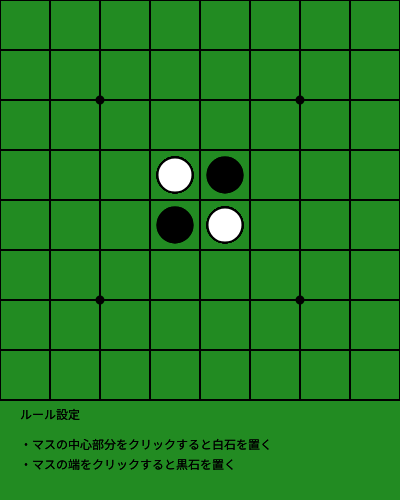
Frame 1 (no input)
Frame 60 (no input): identical to frame 1, image omitted
Frame 120 (the mouse pressed at the canvas centre since frame 60): identical to frame 1, image omitted

The p5.js sketch that drew this single still picture (run headless with seeded random() and noise() and a simulated clock; from frame 60 on, the mouse is pressed at the canvas centre):

// p5.js sketch
// ── sketch.js
//オセロゲーム
let size;
let x,y,w,z;
let Clicked1W,Clicked1B,Clicked2W,Clicked2B,Clicked3W,Clicked3B,Clicked4W,Clicked4B,Clicked5W,Clicked5B,Clicked6W,Clicked6B,Clicked7W,Clicked7B,Clicked8W,Clicked8B;
let Clicked9W,Clicked9B,Clicked10W,Clicked10B,Clicked11W,Clicked11B,Clicked12W,Clicked12B,Clicked13W,Clicked13B,Clicked14W,Clicked14B,Clicked15W,Clicked15B,Clicked16W,Clicked16B;
let Clicked17W,Clicked17B,Clicked18W,Clicked18B,Clicked19W,Clicked19B,Clicked20W,Clicked20B,Clicked21W,Clicked21B,Clicked22W,Clicked22B,Clicked23W,Clicked23B,Clicked24W,Clicked24B;
let Clicked25W,Clicked25B,Clicked26W,Clicked26B,Clicked27W,Clicked27B,Clicked28W,Clicked28B,Clicked29W,Clicked29B,Clicked30W,Clicked30B,Clicked31W,Clicked31B,Clicked32W,Clicked32B;
let Clicked33W,Clicked33B,Clicked34W,Clicked34B,Clicked35W,Clicked35B,Clicked36W,Clicked36B,Clicked37W,Clicked37B,Clicked38W,Clicked38B,Clicked39W,Clicked39B,Clicked40W,Clicked40B;
let Clicked41W,Clicked41B,Clicked42W,Clicked42B,Clicked43W,Clicked43B,Clicked44W,Clicked44B,Clicked45W,Clicked45B,Clicked46W,Clicked46B,Clicked47W,Clicked47B,Clicked48W,Clicked48B;
let Clicked49W,Clicked49B,Clicked50W,Clicked50B,Clicked51W,Clicked51B,Clicked52W,Clicked52B,Clicked53W,Clicked53B,Clicked54W,Clicked54B,Clicked55W,Clicked55B,Clicked56W,Clicked56B;
let Clicked57W,Clicked57B,Clicked58W,Clicked58B,Clicked59W,Clicked59B,Clicked60W,Clicked60B,Clicked61W,Clicked61B,Clicked62W,Clicked62B,Clicked63W,Clicked63B,Clicked64W,Clicked64B;


function setup(){
  createCanvas(400,500);
  background(34,139,34);
  size = width/8
  for (let i = 0; i < 9; i ++){
    for(let j = 0; j < 9; j ++){
     strokeWeight(2);
     line(size * i , 0, size * i, 400);
     line(0,size * i, 400, size * i);

    if(i == 2 && j == 2 || i == 2 && j == 6 || i == 6 && j == 2 || i == 6 && j == 6){
      fill(0);
      ellipse(i * size, j * size , 7);
      }

    if(i == 3 || i == 4){
      fill(255,255,255);
      ellipse(i * size +　size /2, i * size +size/2,35)

    if(i == 3 && j == 4 || i == 4 && j == 3){
      fill(0);
      ellipse(i * size + size /2, j * size + size/2,35);
      ellipse(j * size + size /2, i * size + size /2,35);

    fill(0);
    text("ルール設定",20,410,30);
    text("・マスの中心部分をクリックすると白石を置く",20,440,30);
    text("・マスの端をクリックすると黒石を置く",20,460,30);
    }

    }
  }
  }
}

function mouseClicked (){
  Clicked1W = dist(size/2, size/2,x,y)<10
  Clicked1B = dist(size/2, size/2,x,y)>10 && dist(size /2, size/2,x,y)<25
  Clicked2W = dist(size + size /2, size/2,x,y)<10
  Clicked2B = dist(size + size /2, size/2,x,y)>10 && dist(size + size /2,size/2,x,y)<25
  Clicked3W = dist(2*size+size/2,size/2,x,y)<10
  Clicked3B = dist(2*size+size/2,size/2,x,y)>10 && dist(2*size+size/2,size/2,x,y)<25
  Clicked4W = dist(3*size+size/2,size/2,x,y)<10
  Clicked4B = dist(3*size+size/2,size/2,x,y)>10 && dist(3*size+size/2,size/2,x,y)<25
  Clicked5W = dist(4*size+size/2,size/2,x,y)<10
  Clicked5B = dist(4*size+size/2,size/2,x,y)>10 && dist(4*size+size/2,size/2,x,y)<25
  Clicked6W = dist(5*size+size/2,size/2,x,y)<10
  Clicked6B = dist(5*size+size/2,size/2,x,y)>10 && dist(5*size+size/2,size/2,x,y)<25
  Clicked7W = dist(6*size+size/2,size/2,x,y)<10
  Clicked7B = dist(6*size+size/2,size/2,x,y)>10 && dist(6*size+size/2,size/2,x,y)<25
  Clicked8W = dist(7*size+size/2,size/2,x,y)<10
  Clicked8B = dist(7*size+size/2,size/2,x,y)>10 && dist(7*size+size/2,size/2,x,y)<25
  Clicked9W = dist(size/2,size+size/2,x,y)<10
  Clicked9B = dist(size/2,size+size/2,x,y)>10 && dist(size/2,size+size/2,x,y)<25
  Clicked10W = dist(size + size/2,size+size/2,x,y)<10
  Clicked10B = dist(size + size/2,size+size/2,x,y)>10 && dist(size + size/2,size+size/2,x,y)<25
  Clicked11W = dist(2*size+size/2,size+size/2,x,y)<10
  Clicked11B = dist(2*size+size/2,size+size/2,x,y)>10 && dist(2*size+size/2,size+size/2,x,y)<25
  Clicked12W = dist(3*size+size/2,size+size/2,x,y)<10
  Clicked12B = dist(3*size+size/2,size+size/2,x,y)>10 && dist(3*size+size/2,size+size/2,x,y)<25
  Clicked13W = dist(4*size+size/2,size+size/2,x,y)<10
  Clicked13B = dist(4*size+size/2,size+size/2,x,y)>10 && dist(4*size+size/2,size+size/2,x,y)<25
  Clicked14W = dist(5*size+size/2,size+size/2,x,y)<10
  Clicked14B = dist(5*size+size/2,size+size/2,x,y)>10 && dist(5*size+size/2,size+size/2,x,y)<25
  Clicked15W = dist(6*size+size/2,size+size/2,x,y)<10
  Clicked15B = dist(6*size+size/2,size+size/2,x,y)>10 && dist(6*size+size/2,size+size/2,x,y)<25
  Clicked16W = dist(7*size+size/2,size+size/2,x,y)<10
  Clicked16B = dist(7*size+size/2,size+size/2,x,y)>10 && dist(7*size+size/2,size+size/2,x,y)<25
  Clicked17W = dist(size/2,2*size+size/2,x,y)<10
  Clicked17B = dist(size/2,2*size+size/2,x,y)>10 && dist(size/2,2*size+size/2,x,y)<25
  Clicked18W = dist(size+size/2,2*size+size/2,x,y)<10
  Clicked18B = dist(size+size/2,2*size+size/2,x,y)>10 && dist(size+size/2,2*size+size/2,x,y)<25
  Clicked19W = dist(2*size+size/2,2*size+size/2,x,y)<10
  Clicked19B = dist(2*size+size/2,2*size+size/2,x,y)>10 && dist(2*size+size/2,2*size+size/2,x,y)<25
  Clicked20W = dist(3*size+size/2,2*size+size/2,x,y)<10
  Clicked20B = dist(3*size+size/2,2*size+size/2,x,y)>10 && dist(3*size+size/2,2*size+size/2,x,y)<25
  Clicked21W = dist(4*size+size/2,2*size+size/2,x,y)<10
  Clicked21B = dist(4*size+size/2,2*size+size/2,x,y)>10 && dist(4*size+size/2,2*size+size/2,x,y)<25
  Clicked22W = dist(5*size+size/2,2*size+size/2,x,y)<10
  Clicked22B = dist(5*size+size/2,2*size+size/2,x,y)>10 && dist(5*size+size/2,2*size+size/2,x,y)<25
  Clicked23W = dist(6*size+size/2,2*size+size/2,x,y)<10
  Clicked23B = dist(6*size+size/2,2*size+size/2,x,y)>10 && dist(6*size+size/2,2*size+size/2,x,y)<25
  Clicked24W = dist(7*size+size/2,2*size+size/2,x,y)<10
  Clicked24B = dist(7*size+size/2,2*size+size/2,x,y)>10 && dist(7*size+size/2,2*size+size/2,x,y)<25
  Clicked25W = dist(size/2,3*size+size/2,x,y)<10
  Clicked25B = dist(size/2,3*size+size/2,x,y)>10 && dist(size/2,3*size+size/2,x,y)<25
  Clicked26W = dist(size+size/2,3*size+size/2,x,y)<10
  Clicked26B = dist(size+size/2,3*size+size/2,x,y)>10 && dist(size+size/2,3*size+size/2,x,y)<25
  Clicked27W = dist(2*size+size/2,3*size+size/2,x,y)<10
  Clicked27B = dist(2*size+size/2,3*size+size/2,x,y)>10 && dist(2*size+size/2,3*size+size/2,x,y)<25
  Clicked28W = dist(3*size+size/2,3*size+size/2,x,y)<10
  Clicked28B = dist(3*size+size/2,3*size+size/2,x,y)>10 && dist(3*size+size/2,3*size+size/2,x,y)<25
  Clicked29W = dist(4*size+size/2,3*size+size/2,x,y)<10
  Clicked29B = dist(4*size+size/2,3*size+size/2,x,y)>10 && dist(4*size+size/2,3*size+size/2,x,y)<25
  Clicked30W = dist(5*size+size/2,3*size+size/2,x,y)<10
  Clicked30B = dist(5*size+size/2,3*size+size/2,x,y)>10 && dist(5*size+size/2,3*size+size/2,x,y)<25
  Clicked31W = dist(6*size+size/2,3*size+size/2,x,y)<10
  Clicked31B = dist(6*size+size/2,3*size+size/2,x,y)>10 && dist(6*size+size/2,3*size+size/2,x,y)<25
  Clicked32W = dist(7*size+size/2,3*size+size/2,x,y)<10
  Clicked32B = dist(7*size+size/2,3*size+size/2,x,y)>10 && dist(7*size+size/2,3*size+size/2,x,y)<25
  Clicked33W = dist(size/2,4*size+size/2,x,y)<10
  Clicked33B = dist(size/2,4*size+size/2,x,y)>10 && dist(size/2,4*size+size/2,x,y)<25
  Clicked34W = dist(size+size/2,4*size+size/2,x,y)<10
  Clicked34B = dist(size+size/2,4*size+size/2,x,y)>10 && dist(size+size/2,4*size+size/2,x,y)<25
  Clicked35W = dist(2*size+size/2,4*size+size/2,x,y)<10
  Clicked35B = dist(2*size+size/2,4*size+size/2,x,y)>10 && dist(2*size+size/2,4*size+size/2,x,y)<25
  Clicked36W = dist(3*size+size/2,4*size+size/2,x,y)<10
  Clicked36B = dist(3*size+size/2,4*size+size/2,x,y)>10 && dist(3*size+size/2,4*size+size/2,x,y)<25
  Clicked37W = dist(4*size+size/2,4*size+size/2,x,y)<10
  Clicked37B = dist(4*size+size/2,4*size+size/2,x,y)>10 && dist(4*size+size/2,4*size+size/2,x,y)<25
  Clicked38W = dist(5*size+size/2,4*size+size/2,x,y)<10
  Clicked38B = dist(5*size+size/2,4*size+size/2,x,y)>10 && dist(5*size+size/2,4*size+size/2,x,y)<25
  Clicked39W = dist(6*size+size/2,4*size+size/2,x,y)<10
  Clicked39B = dist(6*size+size/2,4*size+size/2,x,y)>10 && dist(6*size+size/2,4*size+size/2,x,y)<25
  Clicked40W = dist(7*size+size/2,4*size+size/2,x,y)<10
  Clicked40B = dist(7*size+size/2,4*size+size/2,x,y)>10 && dist(7*size+size/2,4*size+size/2,x,y)<25
  Clicked41W = dist(size/2,5*size+size/2,x,y)<10
  Clicked41B = dist(size/2,5*size+size/2,x,y)>10 && dist(size/2,5*size+size/2,x,y)<25
  Clicked42W = dist(size+size/2,5*size+size/2,x,y)<10
  Clicked42B = dist(size+size/2,5*size+size/2,x,y)>10 && dist(size+size/2,5*size+size/2,x,y)<25
  Clicked43W = dist(2*size+size/2,5*size+size/2,x,y)<10
  Clicked43B = dist(2*size+size/2,5*size+size/2,x,y)>10 && dist(2*size+size/2,5*size+size/2,x,y)<25
  Clicked44W = dist(3*size+size/2,5*size+size/2,x,y)<10
  Clicked44B = dist(3*size+size/2,5*size+size/2,x,y)>10 && dist(3*size+size/2,5*size+size/2,x,y)<25
  Clicked45W = dist(4*size+size/2,5*size+size/2,x,y)<10
  Clicked45B = dist(4*size+size/2,5*size+size/2,x,y)>10 && dist(4*size+size/2,5*size+size/2,x,y)<25
  Clicked46W = dist(5*size+size/2,5*size+size/2,x,y)<10
  Clicked46B = dist(5*size+size/2,5*size+size/2,x,y)>10 && dist(5*size+size/2,5*size+size/2,x,y)<25
  Clicked47W = dist(6*size+size/2,5*size+size/2,x,y)<10
  Clicked47B = dist(6*size+size/2,5*size+size/2,x,y)>10 && dist(6*size+size/2,5*size+size/2,x,y)<25
  Clicked48W = dist(7*size+size/2,5*size+size/2,x,y)<10
  Clicked48B = dist(7*size+size/2,5*size+size/2,x,y)>10 && dist(7*size+size/2,5*size+size/2,x,y)<25
  Clicked49W = dist(size/2,6*size+size/2,x,y)<10
  Clicked49B = dist(size/2,6*size+size/2,x,y)>10 && dist(size/2,6*size+size/2,x,y)<25
  Clicked50W = dist(size+size/2,6*size+size/2,x,y)<10
  Clicked50B = dist(size+size/2,6*size+size/2,x,y)>10 && dist(size+size/2,6*size+size/2,x,y)<25
  Clicked51W = dist(2*size+size/2,6*size+size/2,x,y)<10
  Clicked51B = dist(2*size+size/2,6*size+size/2,x,y)>10 && dist(2*size+size/2,6*size+size/2,x,y)<25
  Clicked52W = dist(3*size+size/2,6*size+size/2,x,y)<10
  Clicked52B = dist(3*size+size/2,6*size+size/2,x,y)>10 && dist(3*size+size/2,6*size+size/2,x,y)<25
  Clicked53W = dist(4*size+size/2,6*size+size/2,x,y)<10
  Clicked53B = dist(4*size+size/2,6*size+size/2,x,y)>10 && dist(4*size+size/2,6*size+size/2,x,y)<25
  Clicked54W = dist(5*size+size/2,6*size+size/2,x,y)<10
  Clicked54B = dist(5*size+size/2,6*size+size/2,x,y)>10 && dist(5*size+size/2,6*size+size/2,x,y)<25
  Clicked55W = dist(6*size+size/2,6*size+size/2,x,y)<10
  Clicked55B = dist(6*size+size/2,6*size+size/2,x,y)>10 && dist(6*size+size/2,6*size+size/2,x,y)<25
  Clicked56W = dist(7*size+size/2,6*size+size/2,x,y)<10
  Clicked56B = dist(7*size+size/2,6*size+size/2,x,y)>10 && dist(7*size+size/2,6*size+size/2,x,y)<25
  Clicked57W = dist(size/2,7*size+size/2,x,y)<10
  Clicked57B = dist(size/2,7*size+size/2,x,y)>10 && dist(size/2,7*size+size/2,x,y)<25
  Clicked58W = dist(size+size/2,7*size+size/2,x,y)<10
  Clicked58B = dist(size+size/2,7*size+size/2,x,y)>10 && dist(size+size/2,7*size+size/2,x,y)<25
  Clicked59W = dist(2*size+size/2,7*size+size/2,x,y)<10
  Clicked59B = dist(2*size+size/2,7*size+size/2,x,y)>10 && dist(2*size+size/2,7*size+size/2,x,y)<25
  Clicked60W = dist(3*size+size/2,7*size+size/2,x,y)<10
  Clicked60B = dist(3*size+size/2,7*size+size/2,x,y)>10 && dist(3*size+size/2,7*size+size/2,x,y)<25
  Clicked61W = dist(4*size+size/2,7*size+size/2,x,y)<10
  Clicked61B = dist(4*size+size/2,7*size+size/2,x,y)>10 && dist(4*size+size/2,7*size+size/2,x,y)<25
  Clicked62W = dist(5*size+size/2,7*size+size/2,x,y)<10
  Clicked62B = dist(5*size+size/2,7*size+size/2,x,y)>10 && dist(5*size+size/2,7*size+size/2,x,y)<25
  Clicked63W = dist(6*size+size/2,7*size+size/2,x,y)<10
  Clicked63B = dist(6*size+size/2,7*size+size/2,x,y)>10 && dist(6*size+size/2,7*size+size/2,x,y)<25
  Clicked64W = dist(7*size+size/2,7*size+size/2,x,y)<10
  Clicked64B = dist(7*size+size/2,7*size+size/2,x,y)>10 && dist(7*size+size/2,7*size+size/2,x,y)<25



 }


function mousePressed(){
  x = mouseX;
  y = mouseY;
}


function draw(){
  if (Clicked1W){
    fill(255,255,255);
    ellipse(size /2, size /2,35);
    }
  if(Clicked1B){
    fill(0);
    ellipse(size /2,size/2,35);
    }
  if(Clicked2W){
    fill(255,255,255);
    ellipse(size + size /2,size/2,35);
   }
  if(Clicked2B){
     fill(0);
     ellipse(size + size /2,size/2,35);
   }
   if(Clicked3W){
     fill(255,255,255);
     ellipse(2*size+size/2,size/2,35);
   }
   if(Clicked3B){
     fill(0);
     ellipse(2*size+size/2,size/2,35);
   }
   if(Clicked4W){
     fill(255,255,255);
     ellipse(3*size+size/2,size/2,35);
   }
   if(Clicked4B){
     fill(0);
     ellipse(3*size+size/2,size/2,35);
   }
   if(Clicked5W){
     fill(255,255,255);
     ellipse(4*size+size/2,size/2,35);
   }
   if(Clicked5B){
     fill(0);
     ellipse(4*size+size/2,size/2,35);
   }
   if(Clicked6W){
     fill(255,255,255);
     ellipse(5*size+size/2,size/2,35);
   }
   if(Clicked6B){
     fill(0);
     ellipse(5*size+size/2,size/2,35);
   }
   if(Clicked7W){
     fill(255,255,255);
     ellipse(6*size+size/2,size/2,35);
   }
   if(Clicked7B){
     fill(0);
     ellipse(6*size+size/2,size/2,35);
   }
   if(Clicked8W){
     fill(255,255,255);
     ellipse(7*size+size/2,size/2,35);
   }
   if(Clicked8B){
     fill(0);
     ellipse(7*size+size/2,size/2,35);
   }
   if(Clicked9W){
     fill(255,255)
     ellipse(size/2,size+size/2,35)
   }
   if(Clicked9B){
     fill(0)
     ellipse(size/2,size+size/2,35)
   }
   if(Clicked10W){
     fill(255,255,255)
     ellipse(size + size/2,size+size/2,35)
   }
   if(Clicked10B){
     fill(0)
     ellipse(size + size/2,size+size/2,35)
   }
   if(Clicked11W){
     fill(255,255,255)
     ellipse(2*size+size/2,size+size/2,35)
   }
   if(Clicked11B){
     fill(0)
     ellipse(2*size+size/2,size+size/2,35)
   }
   if(Clicked12W){
     fill(255,255,255)
     ellipse(3*size+size/2,size+size/2,35)
   }
   if(Clicked12B){
     fill(0)
     ellipse(3*size+size/2,size+size/2,35)
   }
   if(Clicked13W){
     fill(255,255,255)
     ellipse(4*size+size/2,size+size/2,35)
   }
   if(Clicked13B){
     fill(0)
     ellipse(4*size+size/2,size+size/2,35)
   }
   if(Clicked14W){
     fill(255,255,255)
     ellipse(5*size+size/2,size+size/2,35)
   }
   if(Clicked14B){
     fill(0)
     ellipse(5*size+size/2,size+size/2,35)
   }
   if(Clicked15W){
     fill(255,255,255)
     ellipse(6*size+size/2,size+size/2,35)
   }
   if(Clicked15B){
     fill(0)
     ellipse(6*size+size/2,size+size/2,35)
   }
   if(Clicked16W){
     fill(255,255,255)
     ellipse(7*size+size/2,size+size/2,35)
   }
   if(Clicked16B){
     fill(0)
     ellipse(7*size+size/2,size+size/2,35)
   }
   if(Clicked17W){
     fill(255,255,255)
     ellipse(size/2,2*size+size/2,35)
   }
   if(Clicked17B){
     fill(0)
     ellipse(size/2,2*size+size/2,35)
   }
   if(Clicked18W){
     fill(255,255,255)
     ellipse(size+size/2,2*size+size/2,35)
   }
   if(Clicked18B){
     fill(0)
     ellipse(size+size/2,2*size+size/2,35)
   }
   if(Clicked19W){
     fill(255,255,255)
     ellipse(2*size+size/2,2*size+size/2,35)
   }
   if(Clicked19B){
     fill(0)
     ellipse(2*size+size/2,2*size+size/2,35)
   }
   if(Clicked20W){
     fill(255,255,255)
     ellipse(3*size+size/2,2*size+size/2,35)
   }
   if(Clicked20B){
     fill(0)
     ellipse(3*size+size/2,2*size+size/2,35)
   }
   if(Clicked21W){
     fill(255,255,255)
     ellipse(4*size+size/2,2*size+size/2,35)
   }
   if(Clicked21B){
     fill(0)
     ellipse(4*size+size/2,2*size+size/2,35)
   }
   if(Clicked22W){
     fill(255,255,255)
     ellipse(5*size+size/2,2*size+size/2,35)
   }
   if(Clicked22B){
     fill(0)
     ellipse(5*size+size/2,2*size+size/2,35)
   }
   if(Clicked23W){
     fill(255,255,255)
     ellipse(6*size+size/2,2*size+size/2,35)
   }
   if(Clicked23B){
     fill(0)
     ellipse(6*size+size/2,2*size+size/2,35)
   }
   if(Clicked24W){
     fill(255,255,255)
     ellipse(7*size+size/2,2*size+size/2,35)
   }
   if(Clicked24B){
     fill(0)
     ellipse(7*size+size/2,2*size+size/2,35)
   }
   if(Clicked25W){
     fill(255,255,255)
     ellipse(size/2,3*size+size/2,35)
   }
   if(Clicked25B){
     fill(0)
     ellipse(size/2,3*size+size/2,35)
   }
   if(Clicked26W){
     fill(255,255,255)
     ellipse(size+size/2,3*size+size/2,35)
   }
   if(Clicked26B){
     fill(0)
     ellipse(size+size/2,3*size+size/2,35)
   }
   if(Clicked27W){
     fill(255,255,255)
     ellipse(2*size+size/2,3*size+size/2,35)
   }
   if(Clicked27B){
     fill(0)
     ellipse(2*size+size/2,3*size+size/2,35)
   }
   if(Clicked28W){
     fill(255,255,255)
     ellipse(3*size+size/2,3*size+size/2,35)
   }
   if(Clicked28B){
     fill(0)
     ellipse(3*size+size/2,3*size+size/2,35)
   }
   if(Clicked29W){
     fill(255,255,255)
     ellipse(4*size+size/2,3*size+size/2,35)
   }
   if(Clicked29B){
     fill(0)
     ellipse(4*size+size/2,3*size+size/2,35)
   }
   if(Clicked30W){
     fill(255,255,255)
     ellipse(5*size+size/2,3*size+size/2,35)
   }
   if(Clicked30B){
     fill(0)
     ellipse(5*size+size/2,3*size+size/2,35)
   }
   if(Clicked31W){
     fill(255,255,255)
     ellipse(6*size+size/2,3*size+size/2,35)
   }
   if(Clicked31B){
     fill(0)
     ellipse(6*size+size/2,3*size+size/2,35)
   }
   if(Clicked32W){
     fill(255,255,255)
     ellipse(7*size+size/2,3*size+size/2,35)
   }
   if(Clicked32B){
     fill(0)
     ellipse(7*size+size/2,3*size+size/2,35)
   }
   if(Clicked33W){
     fill(255,255,255)
     ellipse(size/2,4*size+size/2,35)
   }
   if(Clicked33B){
     fill(0)
     ellipse(size/2,4*size+size/2,35)
   }
   if(Clicked34W){
     fill(255,255,255)
     ellipse(size+size/2,4*size+size/2,35)
   }
   if(Clicked34B){
     fill(0)
     ellipse(size+size/2,4*size+size/2,35)
   }
   if(Clicked35W){
     fill(255,255,255)
     ellipse(2*size+size/2,4*size+size/2,35)
   }
   if(Clicked35B){
     fill(0)
     ellipse(2*size+size/2,4*size+size/2,35)
   }
   if(Clicked36W){
     fill(255,255,255)
     ellipse(3*size+size/2,4*size+size/2,35)
   }
   if(Clicked36B){
     fill(0)
     ellipse(3*size+size/2,4*size+size/2,35)
   }
   if(Clicked37W){
     fill(255,255,255)
     ellipse(4*size+size/2,4*size+size/2,35)
   }
   if(Clicked37B){
     fill(0)
     ellipse(4*size+size/2,4*size+size/2,35)
   }
   if(Clicked38W){
     fill(255,255,255)
     ellipse(5*size+size/2,4*size+size/2,35)
   }
   if(Clicked38B){
     fill(0)
     ellipse(5*size+size/2,4*size+size/2,35)
   }
   if(Clicked39W){
     fill(255,255,255)
     ellipse(6*size+size/2,4*size+size/2,35)
   }
   if(Clicked39B){
     fill(0)
     ellipse(6*size+size/2,4*size+size/2,35)
   }
   if(Clicked40W){
     fill(255,255,255)
     ellipse(7*size+size/2,4*size+size/2,35)
   }
   if(Clicked40B){
     fill(0)
     ellipse(7*size+size/2,4*size+size/2,35)
   }
   if(Clicked41W){
     fill(255,255,255)
     ellipse(size/2,5*size+size/2,35)
   }
   if(Clicked41B){
     fill(0)
     ellipse(size/2,5*size+size/2,35)
   }
   if(Clicked42W){
     fill(255,255,255)
     ellipse(size+size/2,5*size+size/2,35)
   }
   if(Clicked42B){
     fill(0)
     ellipse(size+size/2,5*size+size/2,35)
   }
   if(Clicked43W){
     fill(255,255,255)
     ellipse(2*size+size/2,5*size+size/2,35)
   }
   if(Clicked43B){
     fill(0)
     ellipse(2*size+size/2,5*size+size/2,35)
   }
   if(Clicked44W){
     fill(255,255,255)
     ellipse(3*size+size/2,5*size+size/2,35)
   }
   if(Clicked44B){
     fill(0)
     ellipse(3*size+size/2,5*size+size/2,35)
   }
   if(Clicked45W){
     fill(255,255,255)
     ellipse(4*size+size/2,5*size+size/2,35)
   }
   if(Clicked45B){
     fill(0)
     ellipse(4*size+size/2,5*size+size/2,35)
   }
   if(Clicked46W){
     fill(255,255,255)
     ellipse(5*size+size/2,5*size+size/2,35)
   }
   if(Clicked46B){
     fill(0)
     ellipse(5*size+size/2,5*size+size/2,35)
   }
   if(Clicked47W){
     fill(255,255,255)
     ellipse(6*size+size/2,5*size+size/2,35)
   }
   if(Clicked47B){
     fill(0)
     ellipse(6*size+size/2,5*size+size/2,35)
   }
   if(Clicked48W){
     fill(255,255,255)
     ellipse(7*size+size/2,5*size+size/2,35)
   }
   if(Clicked48B){
     fill(0)
     ellipse(7*size+size/2,5*size+size/2,35)
   }
   if(Clicked49W){
     fill(255,255,255)
     ellipse(size/2,6*size+size/2,35)
   }
   if(Clicked49B){
     fill(0)
     ellipse(size/2,6*size+size/2,35)
   }
   if(Clicked50W){
     fill(255,255,255)
     ellipse(size+size/2,6*size+size/2,35)
   }
   if(Clicked50B){
     fill(0)
     ellipse(size+size/2,6*size+size/2,35)
   }
   if(Clicked51W){
     fill(255,255,255)
     ellipse(2*size+size/2,6*size+size/2,35)
   }
   if(Clicked51B){
     fill(0)
     ellipse(2*size+size/2,6*size+size/2,35)
   }
   if(Clicked52W){
     fill(255,255,255)
     ellipse(3*size+size/2,6*size+size/2,35)
   }
   if(Clicked52B){
     fill(0)
     ellipse(3*size+size/2,6*size+size/2,35)
   }
   if(Clicked53W){
     fill(255,255,255)
     ellipse(4*size+size/2,6*size+size/2,35)
   }
   if(Clicked53B){
     fill(0)
     ellipse(4*size+size/2,6*size+size/2,35)
   }
   if(Clicked54W){
     fill(255,255,255)
     ellipse(5*size+size/2,6*size+size/2,35)
   }
   if(Clicked54B){
     fill(0)
     ellipse(5*size+size/2,6*size+size/2,35)
   }
   if(Clicked55W){
     fill(255,255,255)
     ellipse(6*size+size/2,6*size+size/2,35)
   }
   if(Clicked55B){
     fill(0)
     ellipse(6*size+size/2,6*size+size/2,35)
   }
   if(Clicked56W){
     fill(255,255,255)
     ellipse(7*size+size/2,6*size+size/2,35)
   }
   if(Clicked56B){
     fill(0)
     ellipse(7*size+size/2,6*size+size/2,35)
   }
   if(Clicked57W){
     fill(255,255,255)
     ellipse(size/2,7*size+size/2,35)
   }
   if(Clicked57B){
     fill(0)
     ellipse(size/2,7*size+size/2,35)
   }
   if(Clicked58W){
     fill(255,255,255)
     ellipse(size+size/2,7*size+size/2,35)
   }
   if(Clicked58B){
     fill(0)
     ellipse(size+size/2,7*size+size/2,35)
   }
   if(Clicked59W){
     fill(255,255,255)
     ellipse(2*size+size/2,7*size+size/2,35)
   }
   if(Clicked59B){
     fill(0)
     ellipse(2*size+size/2,7*size+size/2,35)
   }
   if(Clicked60W){
     fill(255,255,255)
     ellipse(3*size+size/2,7*size+size/2,35)
   }
   if(Clicked60B){
     fill(0)
     ellipse(3*size+size/2,7*size+size/2,35)
   }
   if(Clicked61W){
     fill(255,255,255)
     ellipse(4*size+size/2,7*size+size/2,35)
   }
   if(Clicked61B){
     fill(0)
     ellipse(4*size+size/2,7*size+size/2,35)
   }
   if(Clicked62W){
     fill(255,255,255)
     ellipse(5*size+size/2,7*size+size/2,35)
   }
   if(Clicked62B){
     fill(0)
     ellipse(5*size+size/2,7*size+size/2,35)
   }
   if(Clicked63W){
     fill(255,255,255)
     ellipse(6*size+size/2,7*size+size/2,35)
   }
   if(Clicked63B){
     fill(0)
     ellipse(6*size+size/2,7*size+size/2,35)
   }
   if(Clicked64W){
     fill(255,255,255)
     ellipse(7*size+size/2,7*size+size/2,35)
   }
   if(Clicked64B){
     fill(0)
     ellipse(7*size+size/2,7*size+size/2,35)
   }
}
